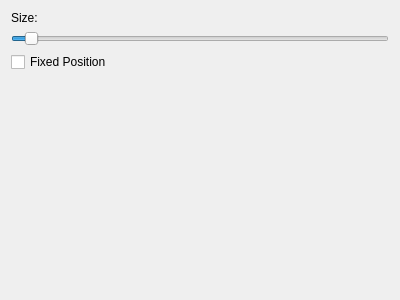
<?xml version="1.0" encoding="UTF-8"?>
<ui version="4.0">
 <class>SettingsDialog</class>
 <widget class="QDialog" name="SettingsDialog">
  <property name="geometry">
   <rect>
    <x>0</x>
    <y>0</y>
    <width>400</width>
    <height>300</height>
   </rect>
  </property>
  <property name="windowTitle">
   <string>Settings</string>
  </property>
  <layout class="QVBoxLayout" name="verticalLayout">
   <item>
    <widget class="QLabel" name="label">
     <property name="text">
      <string>Size:</string>
     </property>
    </widget>
   </item>
   <item>
    <widget class="QSlider" name="sizeSlider">
     <property name="minimum">
      <number>1</number>
     </property>
     <property name="maximum">
      <number>200</number>
     </property>
     <property name="value">
      <number>8</number>
     </property>
     <property name="orientation">
      <enum>Qt::Horizontal</enum>
     </property>
    </widget>
   </item>
   <item>
    <widget class="QCheckBox" name="fixPositionBox">
     <property name="text">
      <string>Fixed Position</string>
     </property>
    </widget>
   </item>
   <item>
    <spacer name="verticalSpacer">
     <property name="orientation">
      <enum>Qt::Vertical</enum>
     </property>
     <property name="sizeHint" stdset="0">
      <size>
       <width>20</width>
       <height>40</height>
      </size>
     </property>
    </spacer>
   </item>
  </layout>
 </widget>
 <resources/>
 <connections/>
</ui>
